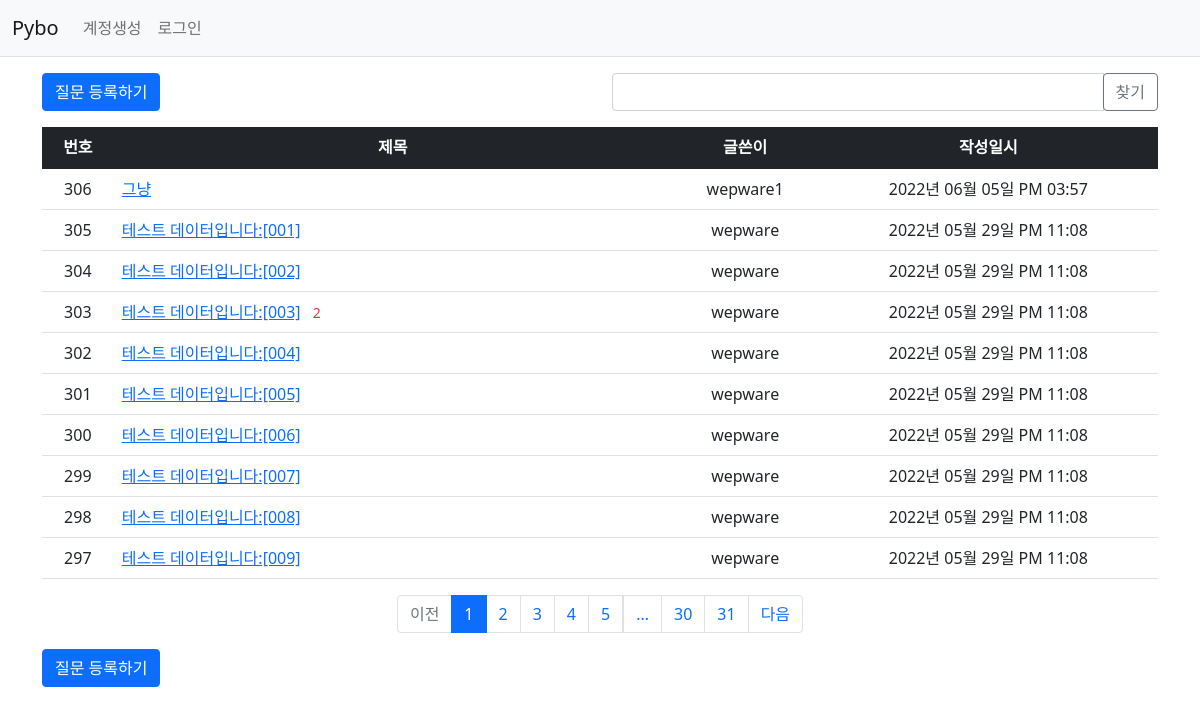
Page /question/list/ on the committed database.
### pybo/models.py (models this page shows)
class Question(db.Model):
    id = db.Column(db.Integer, primary_key=True)
    subject = db.Column(db.String(200), nullable=False)
    content = db.Column(db.Text(), nullable=False)
    create_date = db.Column(db.DateTime(), nullable=False)
    user_id = db.Column(db.Integer, db.ForeignKey('user.id', ondelete='CASCADE'), nullable=False)
    user = db.relationship('User', backref=db.backref('question_set'))
    modify_date = db.Column(db.DateTime(), nullable=True)
    voter = db.relationship('User', secondary=question_voter, backref=db.backref('question_voter_set'))

class User(db.Model):
    id = db.Column(db.Integer, primary_key=True)
    username = db.Column(db.String(150), unique=True, nullable=False)
    password = db.Column(db.String(200), nullable=False)
    email = db.Column(db.String(120), unique=True, nullable=False)

### pybo/views/question_views.py (the view, shortened to what this page needs)
@bp.route('/list/')
def _list():
    page = request.args.get('page', type=int, default=1)
    kw = request.args.get('kw', type=str, default='')
    question_list = Question.query.order_by(Question.create_date.desc())
    question_list = question_list.paginate(page, per_page=10)
    return render_template('question/question_list.html', question_list=question_list, page=page, kw=kw)

### pybo/filter.py (called while the page is built)
def format_datetime(value, fmt='%Y년 %m월 %d일 %p %I:%M'):
    return value.strftime(fmt)

### pybo/views/auth_views.py (called while the page is built)
@bp.before_app_request
def load_logged_in_user():
    user_id = session.get('user_id')
    if user_id is None:
        g.user = None
    else:
        g.user = User.query.get(user_id)

### pybo/templates/question/question_list.html (shortened to what this page needs)
{% extends 'base.html' %}
{% block content %}
<div class="container my-3">
    <div class="row my-3">
        <div class="col-6">
            <a href="{{ url_for('question.create') }}" class="btn btn-primary">질문 등록하기</a>
        </div>
        <div class="col-6">
            <div class="input-group">
                <input type="text" id="search_kw" class="form-control" value="{{ kw or '' }}">
                <div class="input-group-append">
                    <button class="btn btn-outline-secondary" type="button" id="btn_search">찾기</button>
                </div>
            </div>
        </div>
    </div>
    <table class="table">
        <thead>
        <tr class="text-center table-dark">
            <th>번호</th>
            <th style="width:50%">제목</th>
            <th>글쓴이</th>
            <th>작성일시</th>
        </tr>
        </thead>
        <tbody>
        {% if question_list %}
        {% for question in question_list.items %}
        <tr class="text-center">
            <td>{{ question_list.total - ((question_list.page-1) * question_list.per_page) - loop.index0 }}</td>
            <td class="text-start">
                <a href="{{ url_for('question.detail', question_id=question.id) }}">{{ question.subject }}</a>
                {% if question.answer_set|length > 0 %}
                <span class="text-danger small mx-2">{{ question.answer_set|length }}</span>
                {% endif %}
            </td>
            <td>{{ question.user.username }}</td>
            <td>{{ question.create_date|datetime }}</td>
        </tr>
        {% endfor %}
        {% else %}
        <tr>
            <td colspan="3">질문이 없습니다.</td>
        </tr>
        {% endif %}
        </tbody>
    </table>
    <ul class="pagination justify-content-center">
        {% if question_list.has_prev %}
        <li class="page-item">
        <a class="page-link" data-page="{{ question_list.prev_num }}" href="javascript:void(0)">이전</a>
        </li>
        {% else %}
        <li class="page-item disabled">
            <a class="page-link" tabindex="-1" aria-disabled="true" href="javascript:void(0)">이전</a>
        </li>
        {% endif %}
        {% for page_num in question_list.iter_pages() %}
        {% if page_num %}
        {% if page_num != question_list.page %}
        <li class="page-item">
        <a class="page-link" data-page="{{ page_num }}" href="javascript:void(0)">{{ page_num }}</a>
        </li>
        {% else %}
        <li class="page-item active" aria-current="page">
            <a class="page-link" href="javascript:void(0)">{{ page_num }}</a>
        </li>
        {% endif %}
        {% else %}
        <li class="disabled">
            <a class="page-link" href="javascript:void(0)">...</a>
        </li>
        {% endif %}
        {% endfor %}
        {% if question_list.has_next %}
        <li class="page-item">
            <a class="page-link" data-page="{{ question_list.next_num }}" href="javascript:void(0)">다음</a>
        </li>
        {% else %}
        <li class="page-item disabled">
            <a class="page-link" tabindex="-1" aria-disabled="true" href="javascript:void(0)">다음</a>
        </li>
        {% endif %}
    </ul>
    <a href="{{ url_for('question.create') }}" class="btn btn-primary">질문 등록하기</a>
</div>
{% endblock %}

### pybo/templates/base.html (shortened to what this page needs)
<!doctype html>
<html lang="ko">
<head>
    <link rel="stylesheet" href="{{ url_for('static', filename='bootstrap.min.css') }}">
    <link rel="stylesheet" href="{{ url_for('static', filename='style.css') }}">
</head>
<body>
{% include "navbar.html" %}
{% block content %}
{% endblock %}
</body>
</html>

### pybo/templates/navbar.html (shortened to what this page needs)
<nav class="navbar navbar-expand-lg navbar-light bg-light border-bottom">
    <div class="container-fluid">
        <a class="navbar-brand" href="{{ url_for('main.index') }}">Pybo</a>
        <div class="collapse navbar-collapse" id="navbarSupportedContent">
                        {% if g.user %}
            <ul class="navbar-nav">
                <li class="nav-item ">
                    <a class="nav-link" href="{{ url_for('auth.logout') }}">{{ g.user.username }} (로그아웃)</a>
                </li>
            </ul>
            {% else %}
            <ul class="navbar-nav me-auto mb-2 mb-lg-0">
                <li class="nav-item">
                    <a class="nav-link" href="{{ url_for('auth.signup') }}">계정생성</a>
                </li>
                <li class="nav-item">
                    <a class="nav-link" href="{{ url_for('auth.login') }}">로그인</a>
                </li>
            </ul>
                        {% endif %}
        </div>
    </div>
</nav>

### rows in the picture
Question: id "306", subject "그냥", user.username "wepware1", create_date "2022년 06월 05일 PM 03:57"
Question: total "305", subject "테스트 데이터입니다:[001]", user.username "wepware", create_date "2022년 05월 29일 PM 11:08"
Question: total "304", subject "테스트 데이터입니다:[002]", user.username "wepware", create_date "2022년 05월 29일 PM 11:08"
Question: total "303", subject "테스트 데이터입니다:[003]", answer_set|length "2", user.username "wepware", create_date "2022년 05월 29일 PM 11:08"
Question: total "302", subject "테스트 데이터입니다:[004]", user.username "wepware", create_date "2022년 05월 29일 PM 11:08"
Question: total "301", subject "테스트 데이터입니다:[005]", user.username "wepware", create_date "2022년 05월 29일 PM 11:08"
Question: total "300", subject "테스트 데이터입니다:[006]", user.username "wepware", create_date "2022년 05월 29일 PM 11:08"
Question: total "299", subject "테스트 데이터입니다:[007]", user.username "wepware", create_date "2022년 05월 29일 PM 11:08"
Question: total "298", subject "테스트 데이터입니다:[008]", user.username "wepware", create_date "2022년 05월 29일 PM 11:08"
Question: total "297", subject "테스트 데이터입니다:[009]", user.username "wepware", create_date "2022년 05월 29일 PM 11:08"

### other values in the picture
{{ page_num }} "1"
{{ page_num }} "2" "3" "4" "5" "30" "31"
